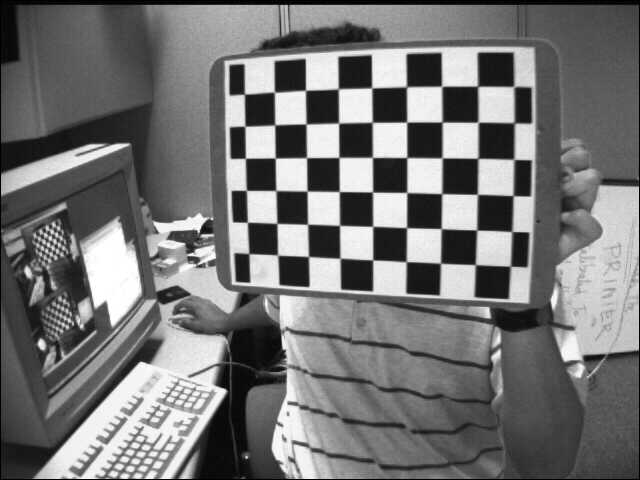
#> input picture assets/left01.jpg, 640 x 480 px; its folder holds only this picture in this run
$ jupyter execute TA2.ipynb
#> lines starting #> are read from the running program, lines starting #| are printed output that depends on the picture; after the words box and inside, x2 and y2 are one past the last pixel; in counts of white or black regions, pixels touching at a corner belong together
# TA2 - Calibração de câmera

## Calibração de câmera é o processo que visa obter características intrínsecas e extrínsecas de uma câmera para fazer medições precisas de imagens. Em Visão Computacional, esse processo é importante para obter melhores resultados ao extrair informações a partir da correção de distorções.

## Importação de bibliotecas que serão utilizadas no script

[cell 1]
import cv2 as cv
import numpy as np
from matplotlib import pyplot as plt
import glob

## Script para a calibração de câmera

### Primeiramente, especifica-se o tamanho do tabuleiro (largura e altura), o tamanho da imagem e o critério de término, valores que serão utilizados na aplicação.
### O critério de término é um parâmetro que define quando a calibração deve ser interrompida, que nesse caso será TERM_CRITERIA_EPS + TERM_CRITERIA_MAX_ITER, ou seja, quando o número máximo de iterações OU a precisão desejada forem atingidos. O número de iterações especificado é 30 e a precisão é 0.001.

[cell 2]
chessboardSize = (6,7)
frameSize = ()
criteria = (cv.TERM_CRITERIA_EPS + cv.TERM_CRITERIA_MAX_ITER, 30, 0.001)

### Em seguida, defini-se os object points, que são pontos no espaço tridimensional que serão usados nos cálculos da calibração juntamente com suas correspondências do espaço 2d da imagem. A matriz possui a coordenada Z sempre em 0 para facilitar os cálculos, já que a maioria das aplicações assume que o objeto de calibração está no plano XY.

[cell 3]
objp = np.zeros((chessboardSize[0] * chessboardSize[1], 3), np.float32)
objp[:,:2] = np.mgrid[0:chessboardSize[0],0:chessboardSize[1]].T.reshape(-1,2)

### Também defini-se arrays que irão realmente armazenar os dados de object points (3d) e image points (2d). Em Seguida, coleta-se as imagens que serão utilizadas na calibração a partir de um diretório.

[cell 4]
objpoints = []
imgpoints = []
images = glob.glob('./assets/*.jpg')

### Para cada imagem, faz a conversão para gray scale e acha-se os cantos do tabuleiro. O 'ret' é um boolean que verifica se a função achou ou não, já corners são as localizações dos cantos no plano 2D.
### Caso os cantos sejam achados, faz o append das coordenadas 3D do tabuleiro em objpoints, refina-se a localização dos cantos com cornerSubPix e adiciona o resultado no imgpoints. É interessante ressaltar que objp é uma matriz fixa que representa o espaço 3D do tabuleiro, mas seu append em objpoints em cada iteração é necessário para relacionar com os pontos no plano 2D e calibrar a câmera futuramente.
### Por fim, desenha-se os cantos e as linhas do tabuleiro na imagem com a função drawChessboardCorners().

[cell 5]
for count, fname in enumerate(images):
    img = cv.imread(fname)
#> img is the input picture: shape (480, 640, 3); min 0, max 255, mean 116.6
    gray = cv.cvtColor(img, cv.COLOR_BGR2GRAY)
    ret, corners = cv.findChessboardCorners(gray, chessboardSize, None)
#> ret = True; corners = 42 rows, first 8: [477.6, 86.36], [478.3, 122.3], [477.5, 158.5], [477.4, 194.3], [476.7, 230.1], [475.4, 264.8], [441.9, 86.5], [442, 122.1]
    if ret == True:
        objpoints.append(objp)
        corners2 = cv.cornerSubPix(gray,corners, (11,11), (-1,-1), criteria)
#> corners2 = 42 rows, first 8: [477.6, 86.22], [478, 122.2], [477.9, 158.3], [477.4, 194.3], [476.7, 230], [475.3, 264.6], [441.6, 86.25], [442.1, 122.1]
        imgpoints.append(corners2)
        cv.drawChessboardCorners(img, (7,6), corners2, ret)
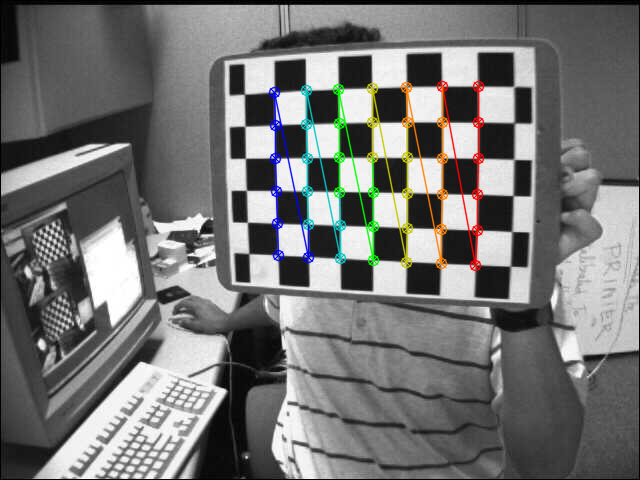
#> img: shape (480, 640, 3); 3.27% of pixels changed, all inside (x1, y1, x2, y2) = (268, 80, 485, 272)
        cv.imwrite(f'./drawCorners-images/calibrated{count}.jpg', img)

### Com as informações obtidas, os object points e image points, é possível calibrar a câmera e melhorar as imagens.
### **ret** é um boolean que é verdadeiro caso a calibração tenha sido bem sucedida
### **mtx** é a matriz com parâmetros intrínsecos da câmera
### **dist** é o coeficiente de distorção radial ou tangencial
### **rvecs** é a lista de vetores de rotação que representam a orientação da câmera em relação ao objeto de calibração para cada imagem
### **tvecs** é a lista de vetores de translação que representam a posição da câmera em relação ao objeto de calibração para cada imagem.

[cell 6]
ret, mtx, dist, rvecs, tvecs = cv.calibrateCamera(objpoints, imgpoints, gray.shape[::-1], None, None)
#> ret = 0.146; mtx = [[847.5, 0, 299.5], [0, 799.8, 313.3], [0, 0, 1]]; dist = [[-0.756, 1.25, -0.0653, 0.0256, -5.05]]; rvecs = ([0.544, 0.155, 1.56],); tvecs = ([4.64, -6.18, 21.57],)

### Por fim, para cada imagem no diretório, faz-se a correção da distorção delas. Para isso, usa-se a função getOptimalNewCameraMatrix() para obter a matriz de correção da câmera. Em seguida, essa informação é utilizada na função undistort() para corrigir a imagem passada como parâmetro. Dessa forma, o resultado obtido é a imagem original sem distorções.

[cell 7]
for count, fname in enumerate(images):
    img = cv.imread(fname)
    h,  w = img.shape[:2]
#> h = 480; w = 640
    newcameramtx, roi = cv.getOptimalNewCameraMatrix(mtx, dist, (w,h), 1, (w,h))
#> newcameramtx = [[486.4, 0, 232.2], [0, 373.5, 381.6], [0, 0, 1]]; roi = (60, 235, 367, 224)
    # undistort
    dst = cv.undistort(img, mtx, dist, None, newcameramtx)
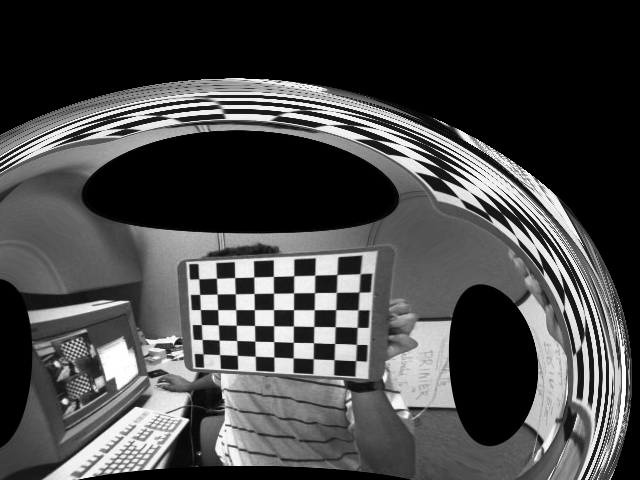
#> dst: shape (480, 640, 3); min 0, max 255, mean 70.4
    x, y, w, h = roi
#> x = 60; y = 235; w = 367; h = 224
    dst = dst[y:y+h, x:x+w]
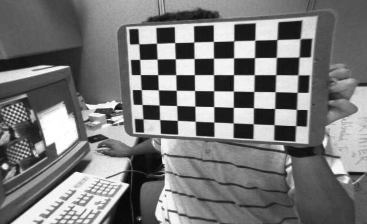
#> dst: shape (224, 367, 3); min 3, max 255, mean 121
    cv.imwrite(f'./results/result{count}.png', dst)

## Resultados

[cell 8]
fig, axes = plt.subplots(1, 2, figsize=(14,12))
axes[0].imshow(img, 'gray')
axes[1].imshow(dst, 'gray')
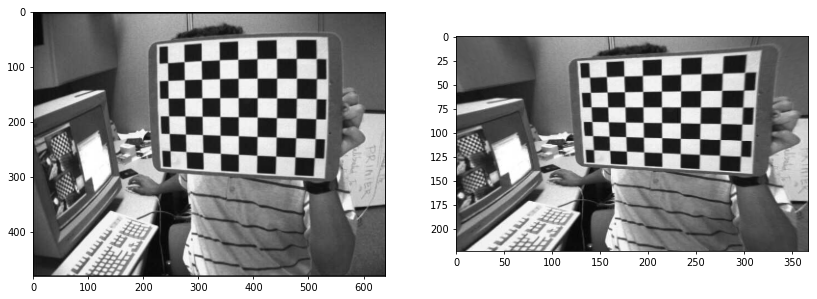
#> figure drawn by matplotlib, 2 panels

$ run again, on assets/left06.jpg
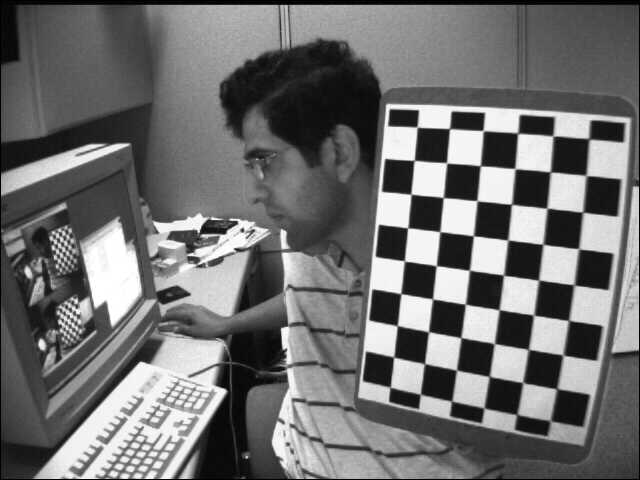
#> input picture assets/left06.jpg, 640 x 480 px
#> img is the input picture: shape (480, 640, 3); min 0, max 255, mean 111.6
#> `ret, corners = cv.findChessboardCorners(gray, chessboardSize, None)`: ret = True; corners = 42 rows, first 8: [556.5, 388.5], [522.4, 382.5], [489, 376], [456.6, 370], [425.3, 364.2], [393.4, 357.4], [561.9, 355.4], [528.5, 349.6]
#> corners2 = 42 rows, first 8: [556.8, 388.8], [522.7, 382.7], [489.4, 376.6], [456.4, 370.1], [424.5, 363.6], [393.7, 357], [563, 355], [528.4, 349.3]
#> img: shape (480, 640, 3); 3.27% of pixels changed, all inside (x1, y1, x2, y2) = (388, 154, 593, 396)
#> `ret, mtx, dist, rvecs, tvecs = cv.calibrateCamera(objpoints, imgpoints..`: ret = 0.116; mtx = [[572.1, 0, 278.9], [0, 589.3, 224.9], [0, 0, 1]]; dist = [[-0.313, 0.125, 0.000508, 0.0224, -0.0905]]; rvecs = ([-0.757, 0.0895, -2.94],); tvecs = ([7.94, 4.62, 15.35],)
#> newcameramtx = [[454.2, 0, 292.4], [0, 468.5, 220.9], [0, 0, 1]]; roi = (39, 33, 565, 402)
#> `dst = cv.undistort(img, mtx, dist, None, newcameramtx)`:
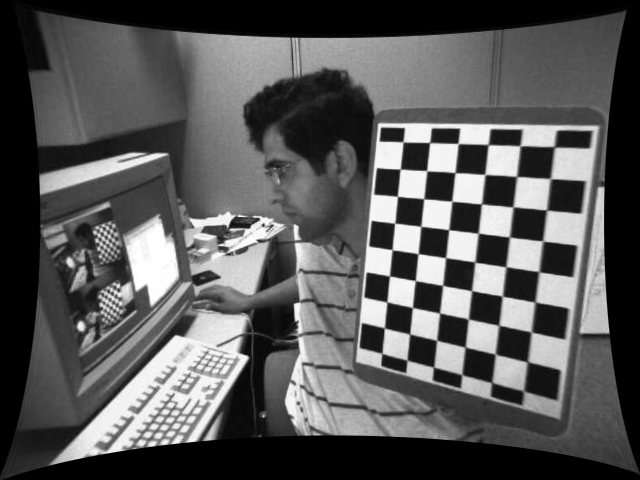
#> dst: shape (480, 640, 3); min 0, max 255, mean 88
#> `x, y, w, h = roi`: x = 39; y = 33; w = 565; h = 402
#> `[cell 8] fig, axes = plt.subplots(1, 2, figsize=(14,12)) axes[0].imsho..`:
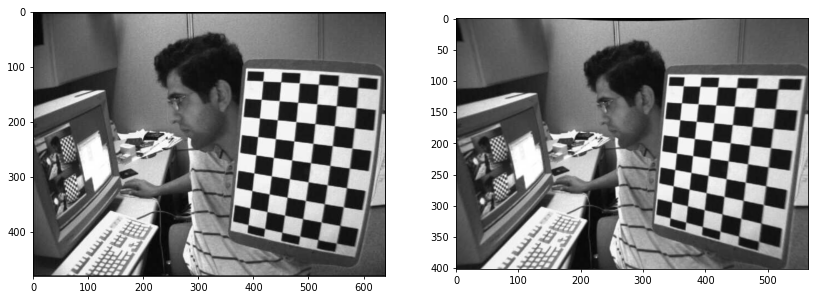
#> figure drawn by matplotlib, 2 panels

$ run again, on assets/left07.jpg
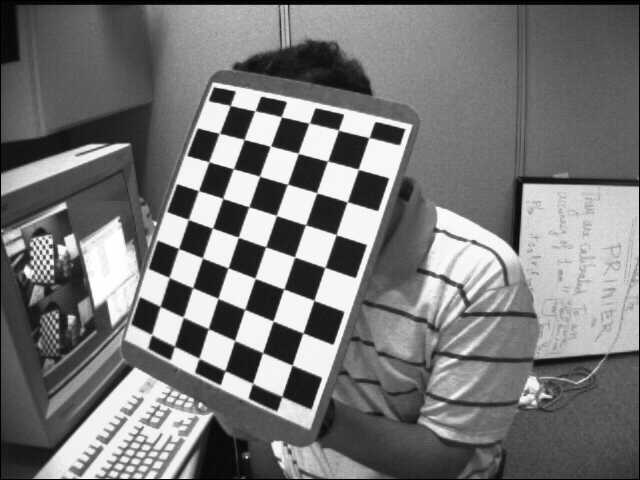
#> input picture assets/left07.jpg, 640 x 480 px
#> img is the input picture: shape (480, 640, 3); min 0, max 255, mean 119.5
#> `ret, corners = cv.findChessboardCorners(gray, chessboardSize, None)`: ret = True; corners = 42 rows, first 8: [292.2, 365.1], [262.7, 352.8], [234.7, 340.4], [208.8, 329], [182.9, 316.8], [160.1, 306.3], [303.2, 333.1], [273, 321]
#> corners2 = 42 rows, first 8: [292.1, 365.2], [262.5, 352.6], [234.6, 340.5], [208.3, 328.6], [183.2, 317.2], [160.1, 306.3], [303, 332.9], [273.1, 321.1]
#> img: shape (480, 640, 3); 2.89% of pixels changed, all inside (x1, y1, x2, y2) = (154, 127, 365, 372)
#> `ret, mtx, dist, rvecs, tvecs = cv.calibrateCamera(objpoints, imgpoints..`: ret = 0.101; mtx = [[377.3, 0, 324.5], [0, 390.5, 277.1], [0, 0, 1]]; dist = [[-0.0577, -0.425, -0.0151, 0.0157, 0.791]]; rvecs = ([-0.309, -0.12, -2.79],); tvecs = ([-0.977, 2.55, 11.08],)
#> newcameramtx = [[385.1, 0, 330.1], [0, 376.4, 268.1], [0, 0, 1]]; roi = (163, 140, 334, 263)
#> `dst = cv.undistort(img, mtx, dist, None, newcameramtx)`:
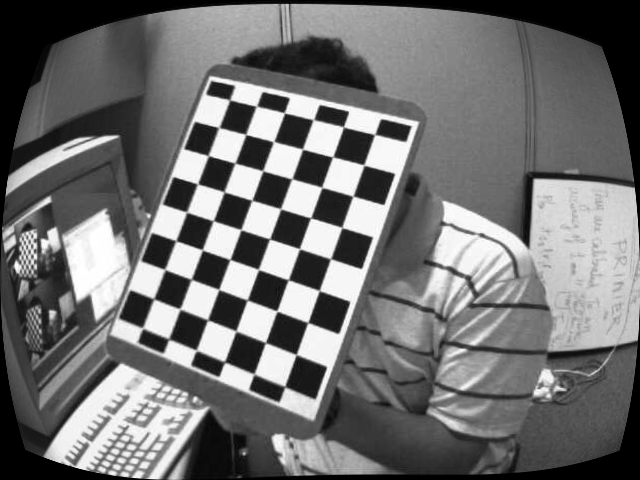
#> dst: shape (480, 640, 3); min 0, max 255, mean 113.5
#> `x, y, w, h = roi`: x = 163; y = 140; w = 334; h = 263
#> `[cell 8] fig, axes = plt.subplots(1, 2, figsize=(14,12)) axes[0].imsho..`:
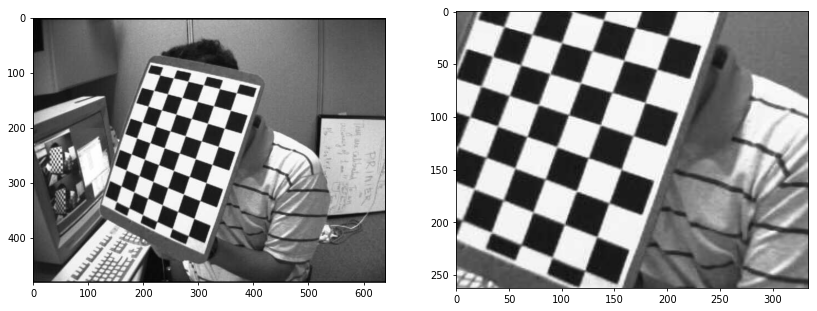
#> figure drawn by matplotlib, 2 panels

$ run again, on assets/left02.jpg
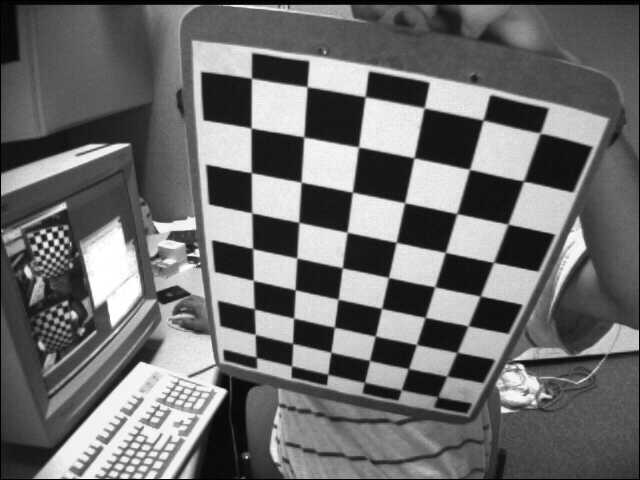
#> input picture assets/left02.jpg, 640 x 480 px
#> img is the input picture: shape (480, 640, 3); min 0, max 255, mean 109
#> `ret, corners = cv.findChessboardCorners(gray, chessboardSize, None)`: ret = True; corners = 42 rows, first 8: [457.1, 352.1], [417.1, 343.7], [375, 335.6], [334.2, 327.5], [293.3, 318], [254.7, 308.6], [467.1, 326.7], [425.3, 317.5]
#> corners2 = 42 rows, first 8: [457, 352.4], [416.4, 344.5], [375.3, 336.1], [334.2, 327.2], [293.6, 318.1], [254.3, 308.9], [468.1, 325.8], [425.2, 317.4]
#> img: shape (480, 640, 3); 4.19% of pixels changed, all inside (x1, y1, x2, y2) = (245, 72, 547, 359)
#> `ret, mtx, dist, rvecs, tvecs = cv.calibrateCamera(objpoints, imgpoints..`: ret = 0.106; mtx = [[578.4, 0, 323.9], [0, 595.8, 258.3], [0, 0, 1]]; dist = [[-0.367, 0.15, -0.0134, 0.0112, -0.0668]]; rvecs = ([-0.252, 1.14, -2.76],); tvecs = ([3.17, 2.2, 13.43],)
#> newcameramtx = [[436.4, 0, 347.6], [0, 434.6, 246.8], [0, 0, 1]]; roi = (56, 48, 554, 372)
#> `dst = cv.undistort(img, mtx, dist, None, newcameramtx)`:
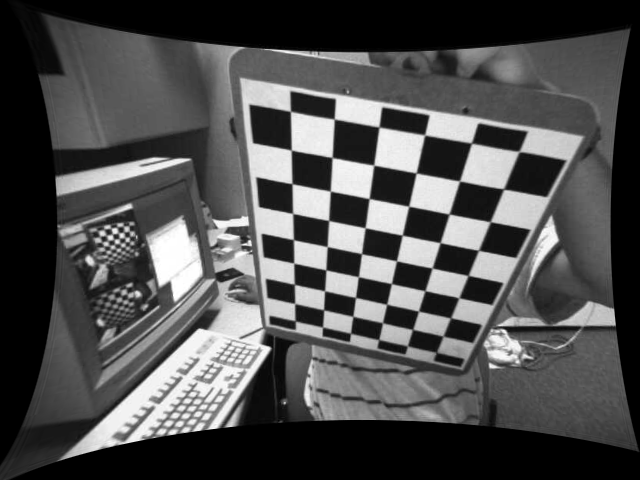
#> dst: shape (480, 640, 3); min 0, max 255, mean 78.5
#> `x, y, w, h = roi`: x = 56; y = 48; w = 554; h = 372
#> `[cell 8] fig, axes = plt.subplots(1, 2, figsize=(14,12)) axes[0].imsho..`:
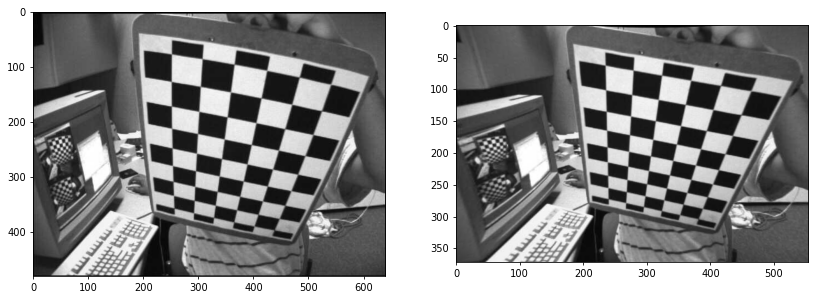
#> figure drawn by matplotlib, 2 panels
